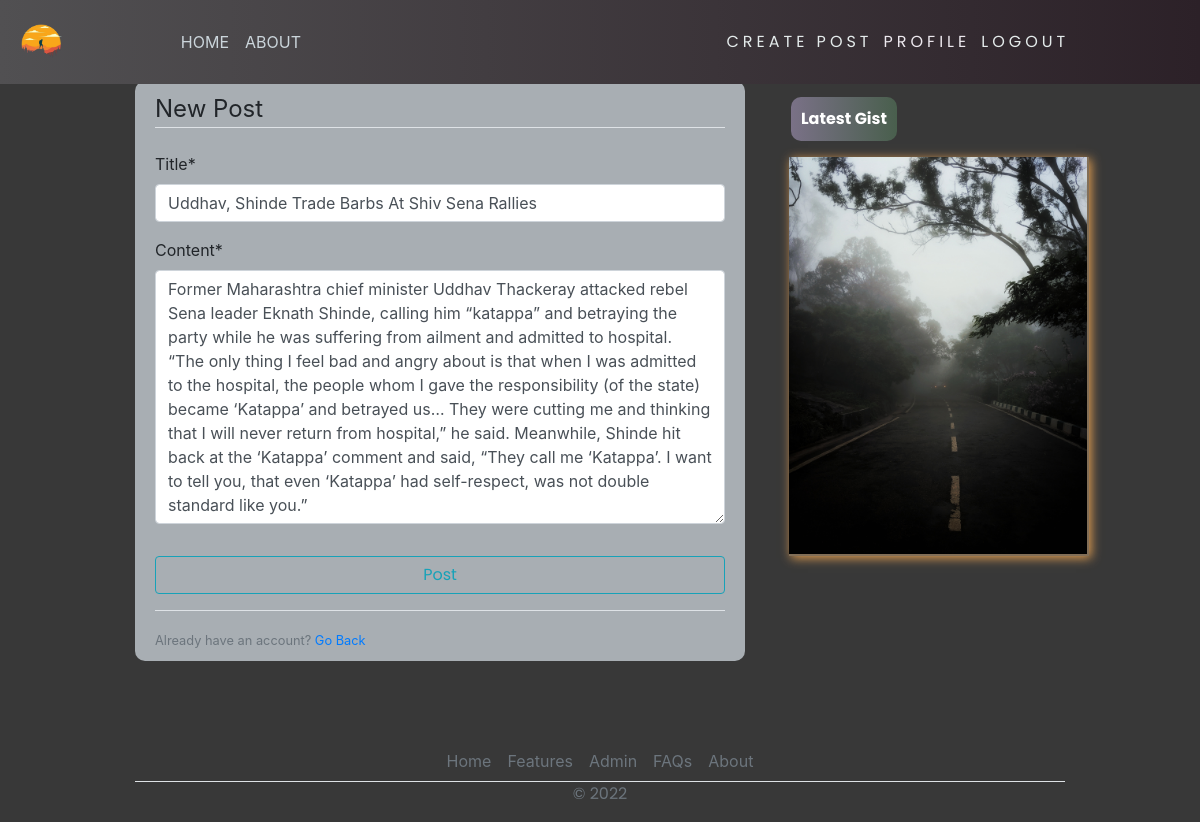
The app's page /post/31/update (signed in) with its own data.
### blog/models.py (models this page shows, shortened)
class Post(models.Model):
    title = models.CharField(max_length=200)
    content = models.TextField()
    date_posted = models.DateTimeField(default=timezone.now)
    author = models.ForeignKey(User, on_delete=models.CASCADE)

### blog/views.py (the view, shortened to what this page needs)
# urls.py: path('post/<int:pk>/update', PostUpdateView.as_view(), name="blog-update"),
class PostUpdateView(LoginRequiredMixin, UserPassesTestMixin, UpdateView):
    model = Post
    fields = ['title', 'content']
    def test_func(self):
        post = self.get_object()
        if self.request.user == post.author:
            return True
        return False

### blog/templates/blog/post_form.html (shortened to what this page needs)
{% extends 'blog/base.html' %}
{% load crispy_forms_tags %}
{% block content %}
    <div class="content-section">
        <form action="" method="post">
            <fieldset class="form-group">
                <legend class="border-bottom mb-4">New Post</legend>
                {{ form|crispy }}
            </fieldset>
            <div class="form-group">
                <button class="btn btn-outline-info" type="submit">Post</button>
            </div>
        </form>
        <div class="border-top pt-3">
            <small class="text-muted">Already have an account? <a href="{% url 'blog-home' %}">Go Back</a></small>
        </div>
    </div>
{% endblock content %}

### blog/static/blog/main.css (style rules this page uses)
body { background-color: rgb( 56, 56, 56 ); margin-top: 5rem; background-size: contain; background-repeat: no-repeat; }
.content-section { background: #ffffff; padding: 10px 20px; border-radius: 10px; margin-bottom: 20px; }
button { font-family: "Poppins", sans-serif; border: none; outline: 0; display: inline-block; padding: 8px; color: white; background-color: #000; text-align: center; cursor: pointer; width: 100%; font-size: 18px; transition: 1s; background: linear-gradient( 270deg, rgb(114, 99, 115) 0%, rgb(63, 51, 82) 100% ); }
.content-section { background-color: rgb(168, 174, 179); }

### records on screen
Post: title "Uddhav, Shinde Trade Barbs At Shiv Sena Rallies", content "Former Maharashtra chief minister Uddhav Thackeray attacked rebel Sena leader Eknath Shinde, calling him “katappa” and betraying the party while he was suffering from ailment and admitted to hospital. “The only thing I feel bad and angry about is that when I was admitted to the hospital, the people whom I gave the responsibility (of the state) became ‘Katappa’ and betrayed us… They were cutting me and thinking that I will never return from hospital,” he said. Meanwhile, Shinde hit back at the ‘Katappa’ comment and said, “They call me ‘Katappa’. I want to tell you, that even ‘Katappa’ had self-respect, was not double standard like you.”"
